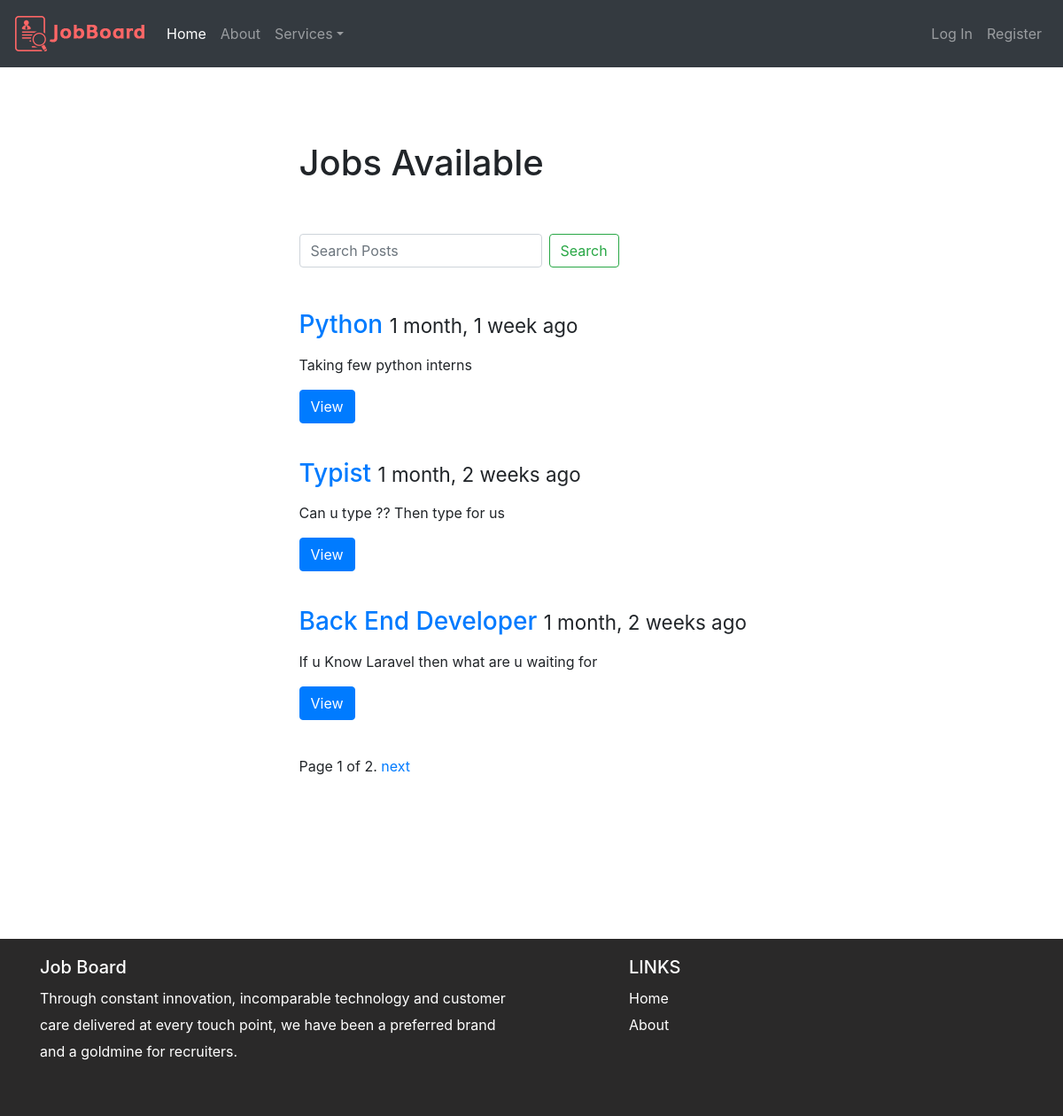
The page /joblist/ on the database as committed earlier.
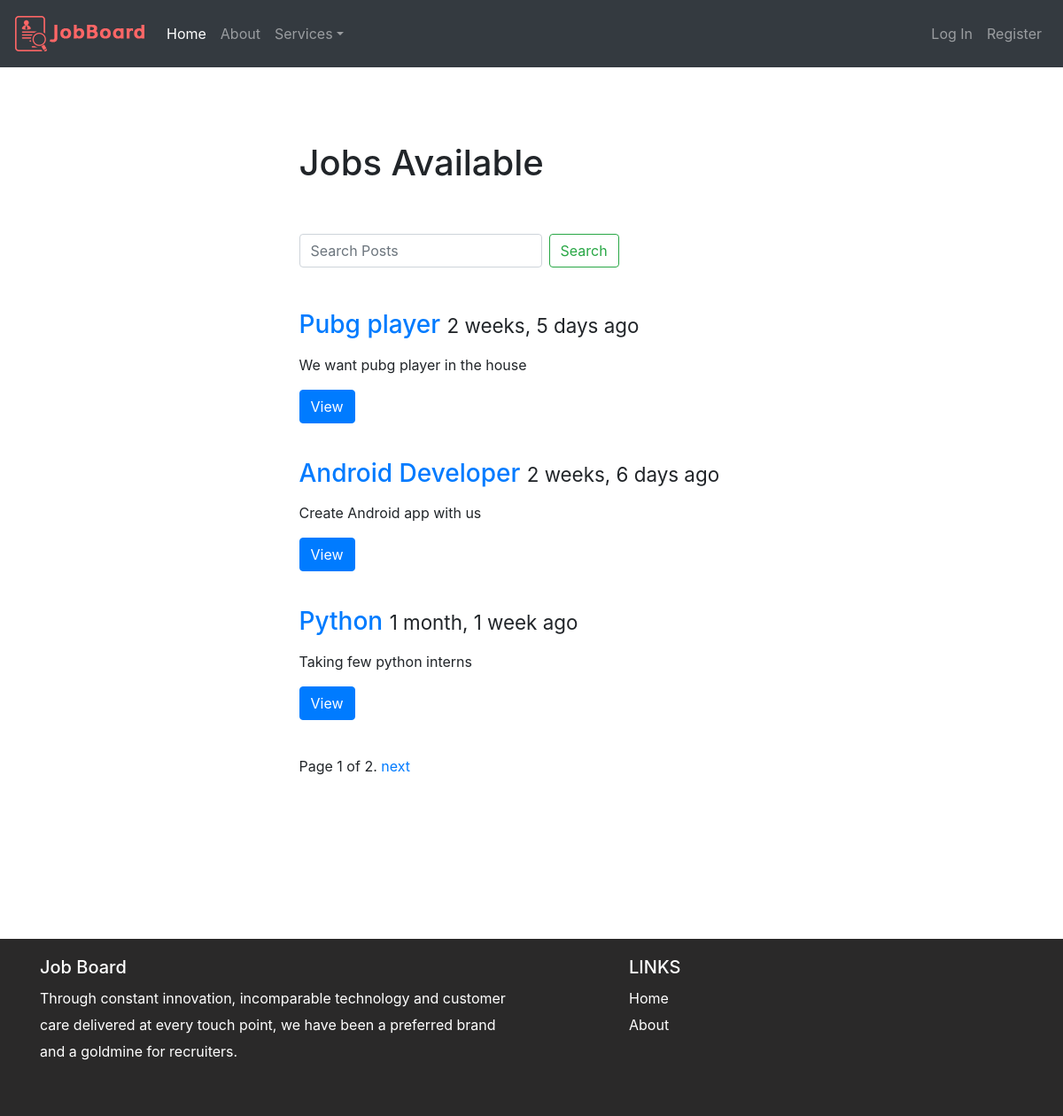
The same page on the database as committed later.
### jobs/models.py (models this page shows, shortened)
class Job(models.Model):
    title = models.CharField(max_length=100)
    company_name = models.CharField(max_length=100)
    description = models.TextField()
    timestamp = models.DateTimeField(auto_now_add=True, auto_now=False )
    class Meta:
        ordering = ["-timestamp"]

### jobs/views.py (the view)
# urls.py: url(r'^joblist/$', job_list, name='job_list'),
def job_list(request):
    queryset_list = Job.objects.all()
    query=request.GET.get("q")
    if query:
        queryset_list=queryset_list.filter(
            Q(title__icontains=query) |
            Q(description__icontains=query)
        ).distinct()
    paginator = Paginator(queryset_list, 3) # Show contacts per page
    page_request_var="page"
    page = request.GET.get(page_request_var)
    try:
        queryset = paginator.page(page)
    except PageNotAnInteger:
        queryset = paginator.page(1)
    except EmptyPage:
        queryset = paginator.page(paginator.num_pages)
    context = {
        "object_list": queryset,
        "title":"Jobs Available",
        "page_request_var":page_request_var,
    }
    return render(request,"job_list.html",context)

### templates/job_list.html (shortened to what this page needs)
{% extends "base.html"%}
{% block content %}
<div class="col-md-6 offset-md-3">
    <h1>
            {{ title }}<br><br>
    </h1>
    <form method="GET" action="" class="form-inline mt-2 mt-md-0">
            <input class="form-control mr-sm-2" type="text" name='q' placeholder="Search Posts" value="{{ request.GET.q }}" aria-label="Search"/>
            <button class="btn btn-outline-success my-2 my-sm-0" type="submit">Search</button>
    </form>
    <br><br>
    {% for obj in  object_list %}
<div class="row">
     <div class="col-md-12 ">
       <div class="thumbnail">
         <div class="caption">
           <h3><a href='{% url "detail" id=obj.id %}'> {{obj.title}}</a> <small>{{obj.timestamp|timesince}} ago </small></h3>
           <p>{{obj.description|linebreaks|truncatechars:120}}</p>
           <p><a href='{% url "detail" id=obj.id %}' class="btn btn-primary" role="button">View</a></p>
         </div>
       </div>
     </div>
 </div>
 <br>
 {% endfor %}
 <div class="pagination">
    <span class="step-links">
        <span class="current">
            Page {{ object_list.number }} of {{ object_list.paginator.num_pages }}.
        </span>
        {% if object_list.has_next %}
            <a href="?{{page_request_var}}={{ object_list.next_page_number }}{% if request.GET.q %} &q={{ request.GET.q }}{% endif %}">next</a>
        {% endif %}
    </span>
</div>
 </div>
{% endblock content %}

### templates/base.html (shortened to what this page needs)
{% load staticfiles %}
<!DOCTYPE html>
<html lang="en">
  <head>
    {% include 'head_css.html' %}
  </head>
  <body>
    {% include 'nav_bar.html' %}
<main role="main" class="container">
    {%block content %}
    {% endblock %}
</main>
{% include 'footer.html' %}
</body>
</html>

### templates/head_css.html (shortened to what this page needs)
{% load staticfiles %}
<link href="{% static 'css/bootstrap.min.css' %}" rel="stylesheet">
    <link href="{% static 'css/navbar-top.css' %}"  rel="stylesheet">
    <link href="{% static 'css/sticky-footer.css' %}"  rel="stylesheet">

### templates/nav_bar.html (shortened to what this page needs)
{% load staticfiles %}
<nav class="navbar navbar-expand-md navbar-dark bg-dark mb-4">
        <a class="navbar-brand" href="{% url 'home' %}"><img src="{% static 'img/logo.png' %}" alt=""></a>
        <div class="collapse navbar-collapse" id="navbarCollapse">
          <ul class="navbar-nav mr-auto">
            <li class="nav-item active">
              <a class="nav-link" href="{% url 'home' %}">Home <span class="sr-only">(current)</span></a>
            </li>
            <li class="nav-item">
              <a class="nav-link" href="{% url 'about' %}">About</a>
            </li>
            <li class="nav-item dropdown">
              <a class="nav-link dropdown-toggle" href="#" id="dropdown09" data-toggle="dropdown" aria-haspopup="true" aria-expanded="false">Services</a>
            </li>
          </ul>
          <ul class="navbar-nav">
            {% if request.user.is_authenticated %}
            <li class="nav-item">
              <a class="nav-link" href="{% url 'user_list' %}"> Hello {{ request.user.username}}</a>
            </li>
            <li class="nav-item">
                <a class="nav-link" href="{% url 'post_job' %}">Post Job</a>
            </li>
            <li class="nav-item">
                <a class="nav-link" href="{% url 'logout' %}">Log Out</a>
            </li>
            {% else %}
              <li class="nav-item">
                  <a class="nav-link" href="{% url 'login' %}">Log In</a>
                </li>
                <li class="nav-item">
                  <a class="nav-link" href="{% url 'signup' %}">Register</a>
                </li>
            {% endif %}
          </ul>
        </div>
      </nav>

### templates/footer.html (shortened to what this page needs)
<footer class="footer">
    <div class="container">
        <div class="row">
            <div class="col-md-6 ">
                    <h5 >Job Board</h5>
                    <p > Through constant innovation, incomparable technology and customer care delivered at every touch point, we have been a preferred brand and a goldmine for recruiters.</p>
            </div>
            <div class="col-md-4 offset-md-1" >
                <h5 class="text-uppercase" >Links</h5>
                <ul class="list-unstyled">
                    <li > <a class="foot" href="{% url 'home' %}">Home</a></li>
                    <li><a class="foot" href="{% url 'about' %}">About</a></li>
                </ul>
            </div>
        </div>
    </div>
  </footer>

### templates/javascript.html (shortened to what this page needs)
{% load staticfiles %}

### static/css/navbar-top.css (style rules this page uses)
body { min-height: 75rem; }

### static/css/sticky-footer.css (style rules this page uses)
html { position: relative; min-height: 100%; }
body { margin-bottom: 60px; }
.footer { position: absolute; bottom: 0; width: 100%; height: 200px; line-height: 30px; background-color: rgba(19, 18, 18, 0.9); color: #ffffff; padding-top: 20px; }
body > .container { padding: 60px 15px 0; }
.footer > .container { padding-right: 15px; padding-left: 15px; }

### templates/footer.html (style rules this page uses)
a.foot { color:white }

Rows that differ between the two databases and show on the page:
no longer on this page (row edited): Job: title "Typist", timestamp "1 month, 2 weeks", description "Can u type ?? Then type for us"
no longer on this page (row edited): Job: title "Back End Developer", timestamp "1 month, 2 weeks", description "If u Know Laravel then what are u waiting for"
added Job: title "Pubg player", timestamp "2 weeks, 5 days", description "We want pubg player in the house"
added Job: title "Android Developer", timestamp "2 weeks, 6 days", description "Create Android app with us"
